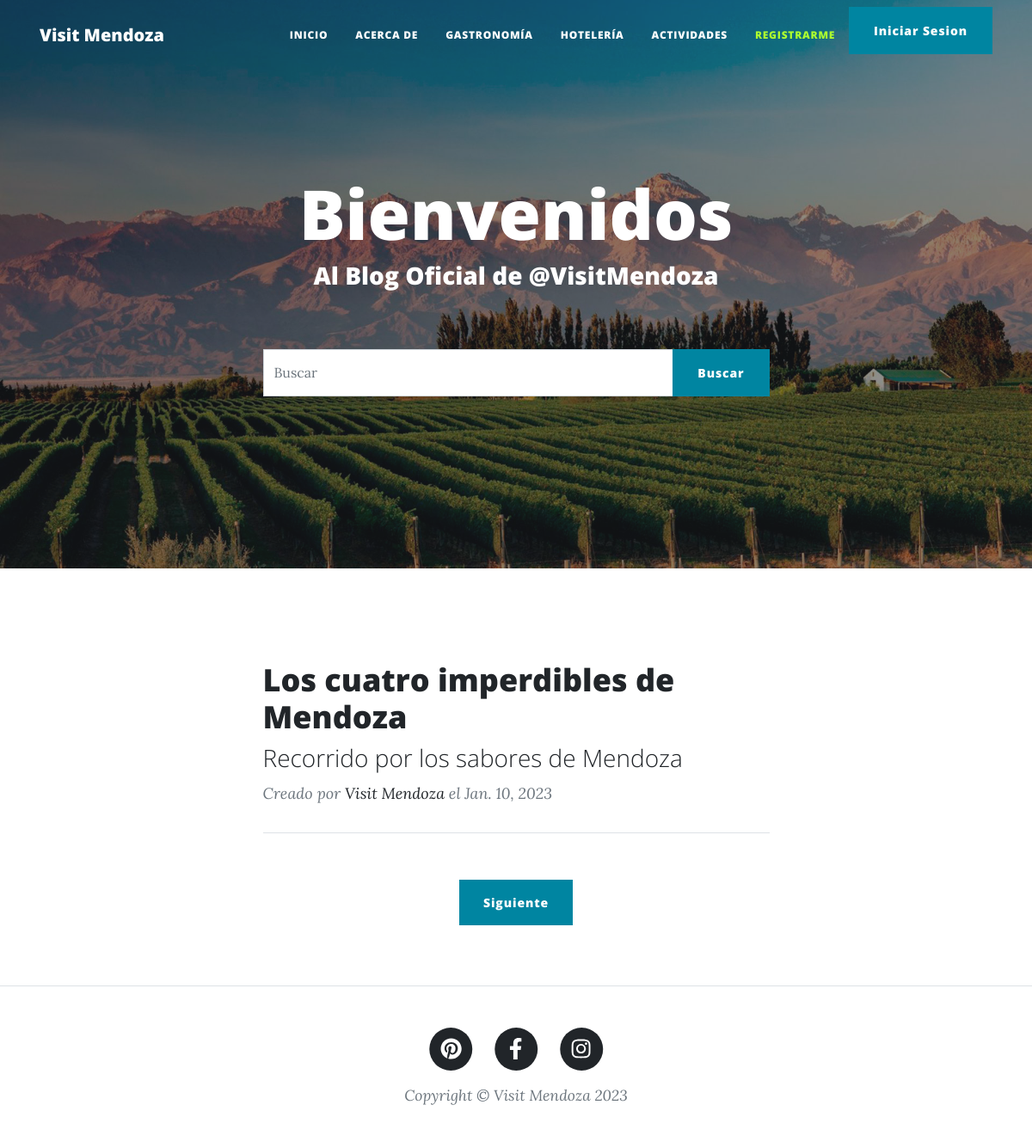
The app's page /, older data.
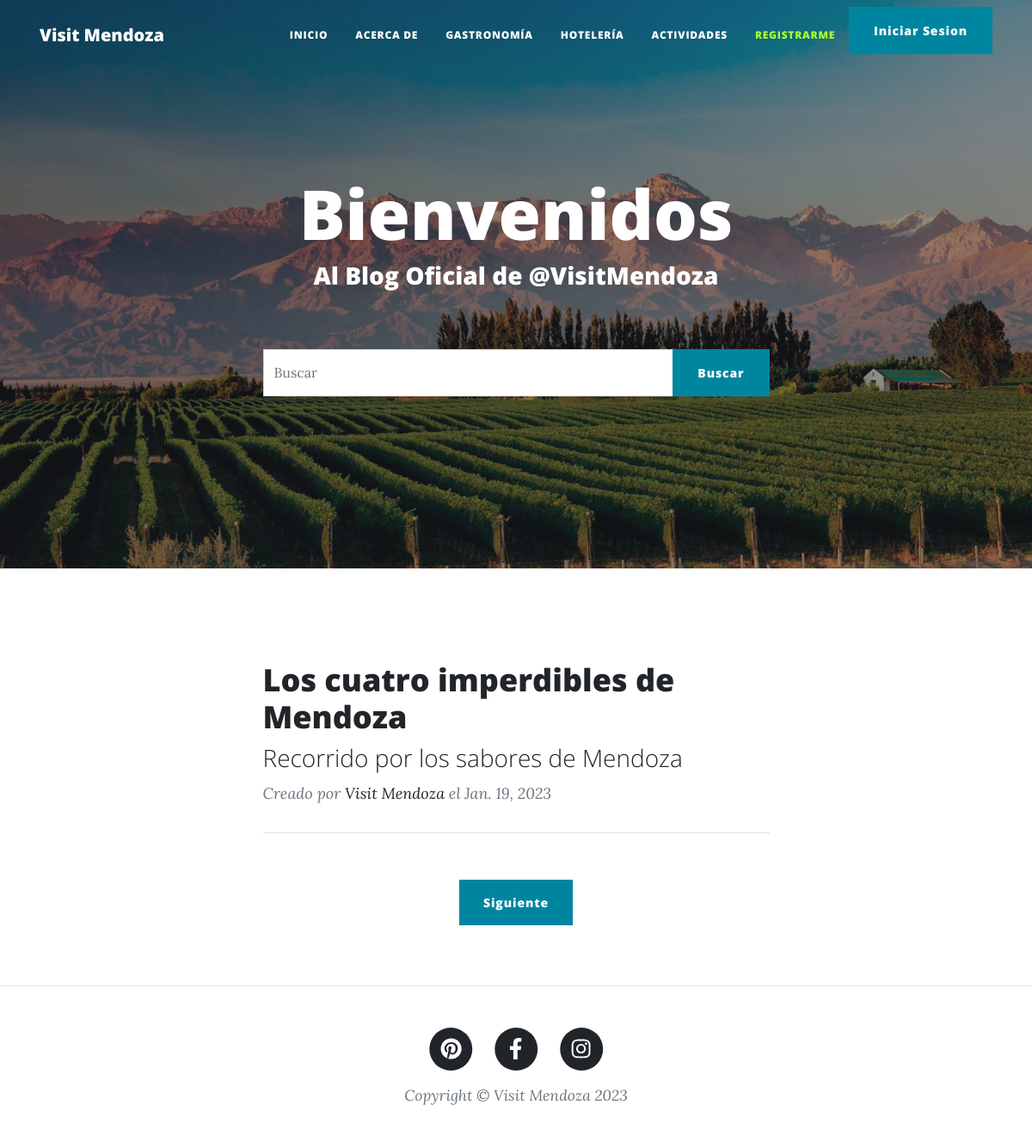
The same page, newer data.
### AppBlog/models.py (models this page shows, shortened)
class Post(models.Model):
    id = models.AutoField(primary_key=True)
    title = models.CharField('Nombre del Post', max_length=100, null = False, blank = False)
    slug = models.CharField('Slug', max_length=100, null = False, blank = False)
    description = models.CharField('Descripción', max_length=100, null = True, blank = True)
    image = models.URLField('Imagen', max_length=200, null = False, blank = False)
    autor = models.ForeignKey(Autor, max_length=100, verbose_name='Autor', on_delete=models.CASCADE)
    category = models.ForeignKey(Category, verbose_name='Categoría', on_delete=models.CASCADE)
    status = models.BooleanField('Post Activo / Post No Activo', default=True)
    content = RichTextField()
    published = models.DateField('Fecha de Creación', auto_now_add=True)
    updated = models.DateField('Fecha de Modificacion', auto_now=True)
    class Meta:
        verbose_name = 'Post'
        verbose_name_plural = 'Posts'

class Autor(models.Model):
    id = models.AutoField(primary_key=True)
    name = models.CharField('Nombre del Autor', max_length=100, null = False, blank = False)
    surname = models.CharField('Apellido del Autor', max_length=100, null = False, blank = False)
    facebook = models.URLField('Facebook', max_length=100, null = True, blank = True)
    twitter = models.URLField('Twitter', max_length=100, null = True, blank = True)
    instagram = models.URLField('Instagram', max_length=100, null = True, blank = True)
    web = models.URLField('Web', max_length=100, null = True, blank = True)
    email = models.EmailField('Email', max_length=100, null = False, blank = False)
    status = models.BooleanField('Autor Activo / Autor No Activo', default=True)
    published = models.DateTimeField('Fecha de Creación', auto_now_add=True, auto_now=False)
    class Meta:
        verbose_name = 'Autor'
        verbose_name_plural = 'Autores'
    def __str__(self):
        return "{0} {1}".format(self.name, self.surname)

### AppBlog/views.py (the view)
# urls.py: path('', home, name='index'),
def home(request):
    queryset = request.GET.get('buscar')
    posts = Post.objects.filter(status=True)
    if queryset:
        posts = Post.objects.filter(
            Q(title__icontains=queryset) |
            Q(description__icontains=queryset)
            ).distinct()
    paginator = Paginator(posts, 1)
    page = request.GET.get('page')
    posts = paginator.get_page(page)
    if request.user.is_authenticated:
        return render(request, 'index.html', {'posts':posts, 'imagen':obtenerAvatar(request)})
    else:
        return render(request, 'index.html', {'posts':posts})

### Templates/index.html (shortened to what the changed rows need)
{% load static %}
<!DOCTYPE html>
<html lang="en">
    <head>
        <link href="{% static 'css/styles.css' %}" rel="stylesheet" />
    </head>
    <body>
        <header class="masthead" style="background-image: url({% static 'assets/img/home-bg1.jpg' %})">
            <div class="container position-relative px-4 px-lg-5">
                <div class="row gx-4 gx-lg-5 justify-content-center">
                    <div class="col-md-10 col-lg-8 col-xl-7">
                        <div class="site-heading">
                            {% block titulo_body %}
                            <h1>Bienvenidos</h1>
                            {% endblock titulo_body %}
                        </div>
                    </div>
                </div>
            </div>
            <br>
            <br>
        </header>
        <div class="container px-4 px-lg-5">
            <div class="row gx-4 gx-lg-5 justify-content-center">
                <div class="col-md-10 col-lg-8 col-xl-7">
       {% block contenido %}
         <br>
            {% if posts %}
                {% for post in posts %}
                    <div class="post-preview">
                        <a href="{% url 'AppBlog:detailpost' post.slug %}">
                            <h2 class="post-title"> {{ post.title }} </h2>
                            <h3 class="post-subtitle"> {{ post.description}} </h3>
                        </a>
                        <p class="post-meta">
                            Creado por
                            <a href="{% url 'AppBlog:about' %}"> {{post.autor}} </a>
                            el {{ post.published }}
                        </p>
                    </div>
                {% endfor %}
            {% else %}
            <br>
                <h1>Aún no hay posts</h1>
            {% endif %}
        {% endblock contenido %}
                    </div>
                </div>
            </div>
        <br>
        <br>
    </body>
</html>

Row changes from the older to the newer data that the page shows:
changed Post "Los cuatro imperdibles de Mendoza": published "Jan. 10, 2023" → "Jan. 19, 2023"
